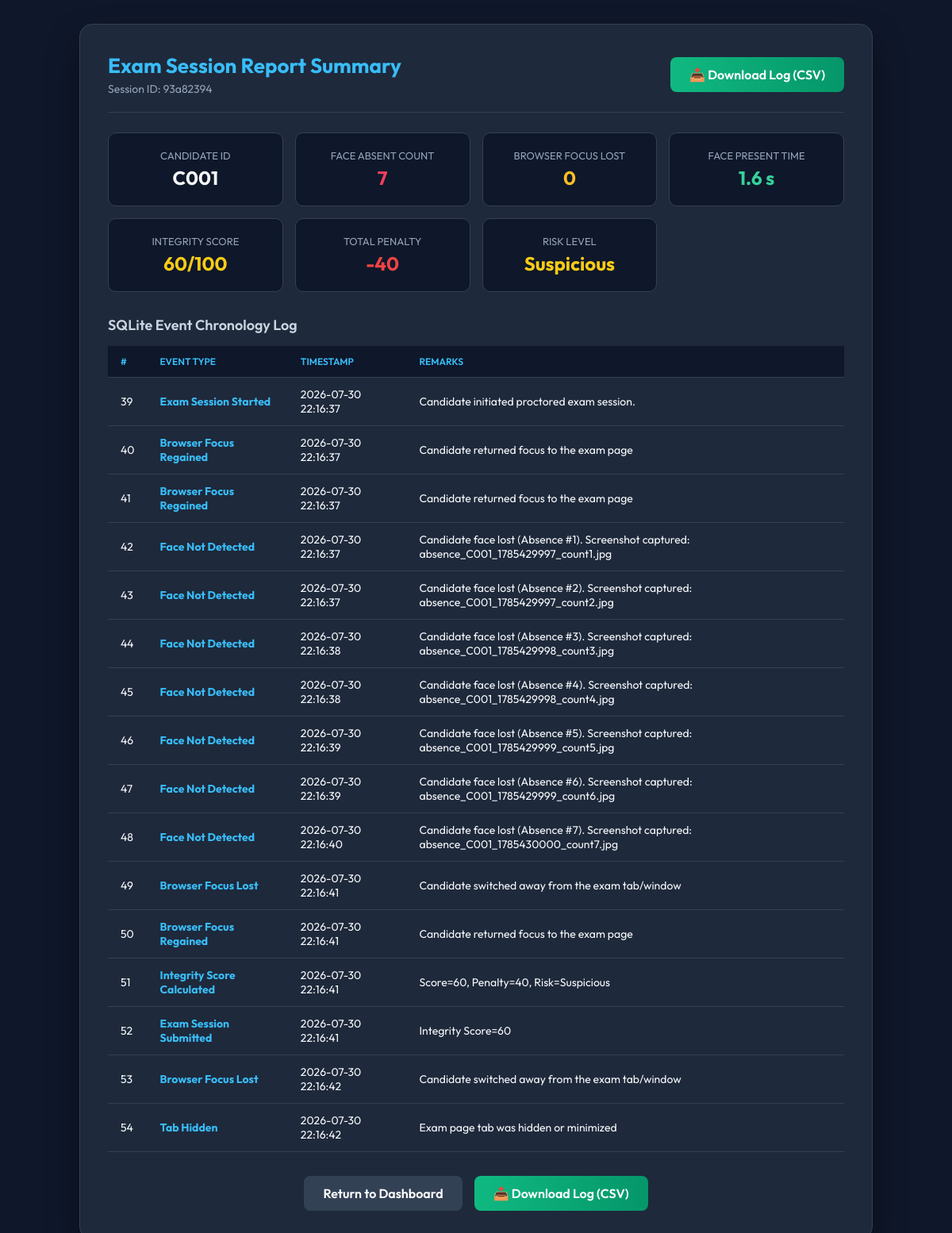
/session_summary/93a82394 (signed in), run on the app's committed database.
### tables this page shows
CREATE TABLE EventLog (
            id INTEGER PRIMARY KEY AUTOINCREMENT,
            session_id TEXT,
            candidate_id TEXT NOT NULL,

            event_type TEXT NOT NULL,
            timestamp TEXT NOT NULL,

            penalty INTEGER DEFAULT 0,

            remarks TEXT,

            FOREIGN KEY(candidate_id)
            REFERENCES Candidate(candidate_id)
        );

### app.py (the view)
@app.route('/session_summary/<session_id>')
def session_summary(session_id):
    if 'candidate_id' not in session:
        return redirect('/login')
    candidate = get_candidate_by_id(session['candidate_id'])
    session_data = get_session_by_id(session_id)
    events = get_session_events(session_id)
    print(candidate)
    print(session_data)
    return render_template('summary.html', candidate=candidate, session_data=session_data, events=events)

### app.py (called while the page is built)
@app.before_request
def initialize_system():
    init_db()

### database.py (called while the page is built)
def get_db_connection():
    conn = sqlite3.connect(DB_PATH)
    conn.row_factory = sqlite3.Row
    return conn

def get_candidate_by_id(candidate_id):
    conn = get_db_connection()
    candidate = conn.execute('SELECT * FROM Candidate WHERE candidate_id = ?', (candidate_id,)).fetchone()
    conn.close()
    return candidate

def get_session_by_id(session_id):
    conn = get_db_connection()
    session_data = conn.execute('SELECT * FROM Session WHERE session_id = ?', (session_id,)).fetchone()
    conn.close()
    return session_data

def get_session_events(session_id):
    conn = get_db_connection()
    events = conn.execute('SELECT * FROM EventLog WHERE session_id = ? ORDER BY id ASC', (session_id,)).fetchall()
    conn.close()
    return events

### templates/summary.html (shortened to what this page needs)
<!DOCTYPE html>
<html lang="en">
<head>
</head>
<body>
    <div class="container">
        <div class="header">
            <div>
                <h2>Exam Session Report Summary</h2>
                <p style="color:#94a3b8; font-size:14px; margin-top:4px;">Session ID: {{ session_data.session_id }}</p>
            </div>
            <a href="/export_csv/{{ session_data.session_id }}" class="btn btn-csv">📥 Download Log (CSV)</a>
        </div>
        <div class="grid">
    <div class="metric-card">
        <div class="metric-title">Candidate ID</div>
        <div class="metric-value">{{ session_data.candidate_id }}</div>
    </div>
    <div class="metric-card">
        <div class="metric-title">Face Absent Count</div>
        <div class="metric-value" style="color:#f43f5e;">
            {{ session_data.face_absent_count }}
        </div>
    </div>
    <div class="metric-card">
        <div class="metric-title">Browser Focus Lost</div>
        <div class="metric-value" style="color:#fbbf24;">
            {{ session_data.browser_focus_lost_count }}
        </div>
    </div>
    <div class="metric-card">
        <div class="metric-title">Face Present Time</div>
        <div class="metric-value" style="color:#34d399;">
            {{ session_data.total_detected_seconds }} s
        </div>
    </div>
    <div class="metric-card">
        <div class="metric-title">Integrity Score</div>
        {% if session_data.integrity_score >= 90 %}
            <div class="metric-value" style="color:#22c55e;">
                {{ session_data.integrity_score }}/100
            </div>
        {% elif session_data.integrity_score >= 75 %}
            <div class="metric-value" style="color:#84cc16;">
                {{ session_data.integrity_score }}/100
            </div>
        {% elif session_data.integrity_score >= 50 %}
            <div class="metric-value" style="color:#facc15;">
                {{ session_data.integrity_score }}/100
            </div>
        {% elif session_data.integrity_score >= 25 %}
            <div class="metric-value" style="color:#f97316;">
                {{ session_data.integrity_score }}/100
            </div>
        {% else %}
            <div class="metric-value" style="color:#ef4444;">
                {{ session_data.integrity_score }}/100
            </div>
        {% endif %}
    </div>
    <div class="metric-card">
        <div class="metric-title">Total Penalty</div>
        <div class="metric-value" style="color:#ef4444;">
            -{{ session_data.total_penalty }}
        </div>
    </div>
    <div class="metric-card">
        <div class="metric-title">Risk Level</div>
        {% if session_data.risk_level == "Excellent" %}
            <div class="metric-value" style="color:#22c55e;">
                {{ session_data.risk_level }}
            </div>
        {% elif session_data.risk_level == "Good" %}
            <div class="metric-value" style="color:#84cc16;">
                {{ session_data.risk_level }}
            </div>
        {% elif session_data.risk_level == "Suspicious" %}
            <div class="metric-value" style="color:#facc15;">
                {{ session_data.risk_level }}
            </div>
        {% elif session_data.risk_level == "High Risk" %}
            <div class="metric-value" style="color:#f97316;">
                {{ session_data.risk_level }}
            </div>
        {% else %}
            <div class="metric-value" style="color:#ef4444;">
                {{ session_data.risk_level }}
            </div>
        {% endif %}
    </div>
</div>
        <div class="section-title">SQLite Event Chronology Log</div>
        <div class="table-responsive">
            <table>
                <thead>
                    <tr>
                        <th>#</th>
                        <th>Event Type</th>
                        <th>Timestamp</th>
                        <th>Remarks</th>
                    </tr>
                </thead>
                <tbody>
                    {% for event in events %}
                        <tr>
                            <td>{{ event.id }}</td>
                            <td><strong style="color:#38bdf8;">{{ event.event_type }}</strong></td>
                            <td>{{ event.timestamp }}</td>
                            <td>{{ event.remarks }}</td>
                        </tr>
                    {% endfor %}
                </tbody>
            </table>
        </div>
        <div class="actions">
            <a href="/dashboard" class="btn btn-dash">Return to Dashboard</a>
            <a href="/export_csv/{{ session_data.session_id }}" class="btn btn-csv">📥 Download Log (CSV)</a>
        </div>
    </div>
</body>
</html>

### templates/summary.html (style rules this page uses)
* { box-sizing: border-box; margin: 0; padding: 0; font-family: 'Outfit', sans-serif; }
body { background: #0f172a; color: #f8fafc; min-height: 100vh; padding: 30px 20px; }
.container { max-width: 1000px; margin: 0 auto; background: #1e293b; border: 1px solid #334155; border-radius: 16px; padding: 35px; box-shadow: 0 20px 40px rgba(0,0,0,0.4); }
.header { display: flex; justify-content: space-between; align-items: center; border-bottom: 1px solid #334155; padding-bottom: 20px; margin-bottom: 25px; }
h2 { font-size: 26px; color: #38bdf8; }
.grid { display: grid; grid-template-columns: repeat(auto-fit, minmax(220px, 1fr)); gap: 15px; margin-bottom: 30px; }
.metric-card { background: #0f172a; padding: 20px; border-radius: 10px; border: 1px solid #334155; text-align: center; }
.metric-title { font-size: 13px; color: #94a3b8; text-transform: uppercase; margin-bottom: 5px; }
.metric-value { font-size: 24px; font-weight: 700; color: #f8fafc; }
.section-title { font-size: 18px; font-weight: 600; color: #cbd5e1; margin-bottom: 15px; }
.table-responsive { overflow-x: auto; margin-bottom: 30px; }
table { width: 100%; border-collapse: collapse; text-align: left; font-size: 14px; }
th, td { padding: 12px 16px; border-bottom: 1px solid #334155; }
th { background: #0f172a; color: #38bdf8; font-weight: 600; text-transform: uppercase; font-size: 12px; }
.actions { display: flex; gap: 15px; justify-content: center; }
.btn { padding: 12px 24px; border-radius: 8px; font-weight: 600; text-decoration: none; color: white; transition: all 0.2s; }
.btn-csv { background: linear-gradient(90deg, #10b981 0%, #059669 100%); }
.btn-dash { background: #334155; }

### data on the page
EventLog: id "39", event_type "Exam Session Started", timestamp "2026-07-30 22:16:37", remarks "Candidate initiated proctored exam session."
EventLog: id "40", event_type "Browser Focus Regained", timestamp "2026-07-30 22:16:37", remarks "Candidate returned focus to the exam page"
EventLog: id "41", event_type "Browser Focus Regained", timestamp "2026-07-30 22:16:37", remarks "Candidate returned focus to the exam page"
EventLog: id "42", event_type "Face Not Detected", timestamp "2026-07-30 22:16:37", remarks "Candidate face lost (Absence #1). Screenshot captured: absence_C001_1785429997_count1.jpg"
EventLog: id "43", event_type "Face Not Detected", timestamp "2026-07-30 22:16:37", remarks "Candidate face lost (Absence #2). Screenshot captured: absence_C001_1785429997_count2.jpg"
EventLog: id "44", event_type "Face Not Detected", timestamp "2026-07-30 22:16:38", remarks "Candidate face lost (Absence #3). Screenshot captured: absence_C001_1785429998_count3.jpg"
EventLog: id "45", event_type "Face Not Detected", timestamp "2026-07-30 22:16:38", remarks "Candidate face lost (Absence #4). Screenshot captured: absence_C001_1785429998_count4.jpg"
EventLog: id "46", event_type "Face Not Detected", timestamp "2026-07-30 22:16:39", remarks "Candidate face lost (Absence #5). Screenshot captured: absence_C001_1785429999_count5.jpg"
EventLog: id "47", event_type "Face Not Detected", timestamp "2026-07-30 22:16:39", remarks "Candidate face lost (Absence #6). Screenshot captured: absence_C001_1785429999_count6.jpg"
EventLog: id "48", event_type "Face Not Detected", timestamp "2026-07-30 22:16:40", remarks "Candidate face lost (Absence #7). Screenshot captured: absence_C001_1785430000_count7.jpg"
EventLog: id "49", event_type "Browser Focus Lost", timestamp "2026-07-30 22:16:41", remarks "Candidate switched away from the exam tab/window"
EventLog: id "50", event_type "Browser Focus Regained", timestamp "2026-07-30 22:16:41", remarks "Candidate returned focus to the exam page"
EventLog: id "51", event_type "Integrity Score Calculated", timestamp "2026-07-30 22:16:41", remarks "Score=60, Penalty=40, Risk=Suspicious"
EventLog: id "52", event_type "Exam Session Submitted", timestamp "2026-07-30 22:16:41", remarks "Integrity Score=60"
EventLog: id "53", event_type "Browser Focus Lost", timestamp "2026-07-30 22:16:42", remarks "Candidate switched away from the exam tab/window"
EventLog: id "54", event_type "Tab Hidden", timestamp "2026-07-30 22:16:42", remarks "Exam page tab was hidden or minimized"

### other printed values
{{ session_data.session_id }} "93a82394"
{{ session_data.candidate_id }} "C001"
{{ session_data.face_absent_count }} "7"
{{ session_data.browser_focus_lost_count }} "0"
{{ session_data.total_detected_seconds }} "1.6"
{{ session_data.integrity_score }} "60"
{{ session_data.total_penalty }} "40"
{{ session_data.risk_level }} "Suspicious"
